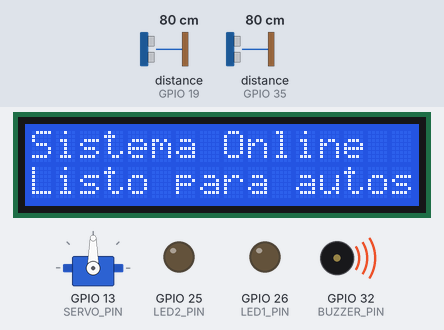
This program was run on a simulated ESP32. On the bench: 16×2 character LCD, servo, output pins drawn as LEDs (lit = HIGH), buzzer (waves = sounding, pin HIGH). Wiring (inferred from the names in the program): 2 × ultrasonic range finder: trigger GPIO 16, echo GPIO 35 / trigger GPIO 18, echo GPIO 19. Dashed ring = blinking. The inputs (shaded band) are chosen by the test bench; at power-on: distance to the obstacle (sensors on GPIO 19, GPIO 35) 80 cm. The echo pulse lasts 58.3 µs per cm; WiFi joins after 1.5 s; servers stay silent unless stated; no MQTT or app messages arrive unless stated; pins used as bus, display or sensor lines are not drawn; what the program prints to the serial monitor is not drawn.

Above: at 4.3 s.
4.4 s: distance to the obstacle (sensor on GPIO 19) set to 12 cm
7.4 s: distance to the obstacle (sensor on GPIO 35) set to 17 cm
9.0 s: distance to the obstacle (sensor on GPIO 35) set to 13 cm
At 9.41 s:
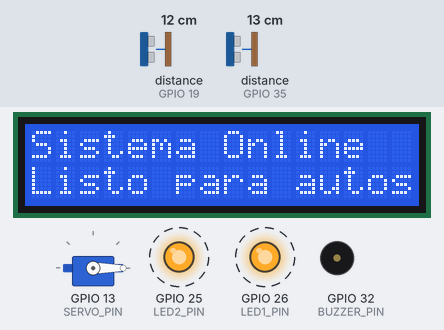
At 10.74 s:
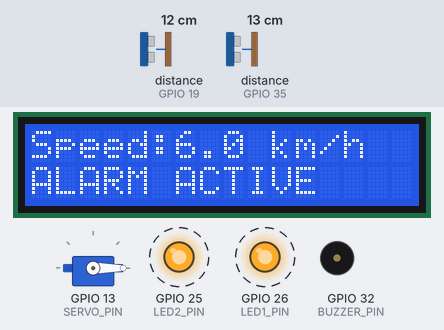
11.4 s: distance to the obstacle (sensor on GPIO 19) set to 4 cm
14.4 s: distance to the obstacle (sensor on GPIO 19) set to 35 cm
At 16.04 s:
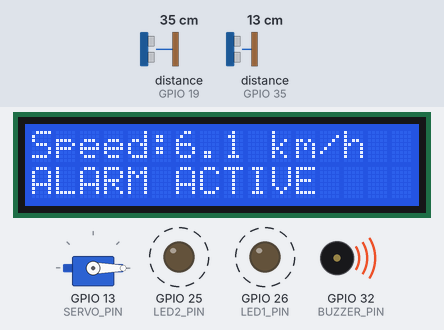
17.4 s: distance to the obstacle (sensor on GPIO 35) set to 9 cm
At 21.1 s:
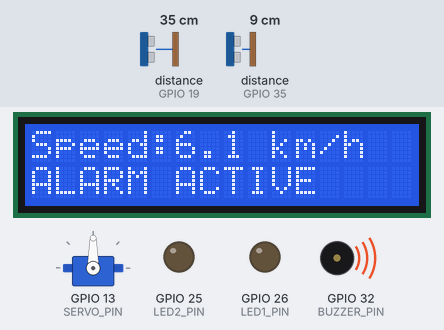
Timing chart, 0 to 21.4 s (numbered marks = the images above; inputs shaded):
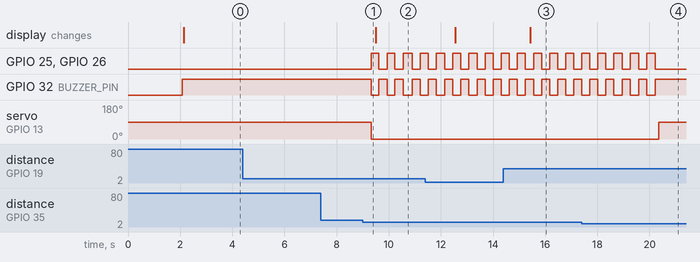

Measured:
- the behaviour switches between 16 and 15 cm on distance to the obstacle (sensor on GPIO 35) (found by bisection; images 0 and 1)
- after the input at 4.4 s, every drawn part: stays the same
- after the input at 7.4 s, every drawn part: stays the same
- after the input at 9.0 s, GPIO 25 (LED2_PIN), GPIO 26 (LED1_PIN), GPIO 32 (BUZZER_PIN): alternates HIGH for 0.31 s and LOW for 0.31 s, starting after 0.32 s; servo on GPIO 13 (SERVO_PIN): 90° → 0° after 0.33 s
- after the input at 14.4 s, the display: changes after 1.0 s (image 3)

The program:

main.cpp
```cpp
#include <Arduino.h>
#include "NetworkManager.h"
#include "AWSManager.h"
#include "UltrasonicSensor.h"
#include "SensorManager.h"
#include "SpeedManager.h"
#include "BarrierManager.h"
#include "AlarmManager.h"
#include "DisplayManager.h"
#include "StorageManager.h"

// ==========================================
// CONFIGURACIONES Y PARÁMETROS (HARDWARE/NUBE)
// ==========================================

const char* ssid     = "Galaxy A316AF1";
const char* password = "patatata";

const char* endpoint  = "a3pyx84p269dfq-ats.iot.us-east-1.amazonaws.com";
const char* thingName = "speed-02";

// Asignación de Pines GPIO
#define TRIG1 18
#define ECHO1 19
#define TRIG2 16
#define ECHO2 35

#define SDA_PIN 21
#define SCL_PIN 22

#define SERVO_PIN 13
#define BUZZER_PIN 32
#define LED1_PIN 26
#define LED2_PIN 25

// ==========================================
// INSTANCIACIÓN DE MÓDULOS (ALTA COHESIÓN)
// ==========================================

NetworkManager wifi("RadarSpeed_Portal");
AWSManager     aws(endpoint, thingName);
SensorManager  sensors(TRIG1, ECHO1, TRIG2, ECHO2);
StorageManager storage;

SpeedManager   speedManager(sensors, 0.12, 16); // 12cm distancia, 16cm umbral
BarrierManager barrier(SERVO_PIN, 90, 0);
AlarmManager   alarmManager(BUZZER_PIN, LED1_PIN, LED2_PIN);
DisplayManager display(0x27, 16, 2);

// ==========================================
// ESTADO LOCAL DE CONTROL (MÁQUINA DE ESTADOS)
// ==========================================

unsigned long lastEventTime    = 0;
const int     eventCooldown    = 3000; // Bloqueo de rebotes (ms)

bool          localAlarmActive = false;
unsigned long localAlarmStart  = 0;
const unsigned long alarmDuration = 5000; // Duración de alerta local (ms)

// ==========================================
// DECLARACIÓN DE SUB-FUNCIONES (SRP)
// ==========================================

void handleNewMeasurement(float speed);
void handleAlarmTimeout();
void synchronizeActuators();
void printSystemMetrics(bool alarmState, bool barrierState);

// ==========================================
// SETUP SYSTEM
// ==========================================

void setup() {
    Serial.begin(115200);

    // 1. ARRANCAR LA PANTALLA DE INMEDIATO (Feedback visual para evitar sustos)
    display.init(SDA_PIN, SCL_PIN);
    display.setLine1("Iniciando...");
    display.setLine2("Buscando Red...");
    display.update();
    delay(500);

    // 2. LANZAR EL PORTAL / CONEXIÓN (Si se queda congelado aquí, al menos la pantalla ya avisó)
    wifi.connect();

    // 3. INICIALIZAR EL RESTO DEL HARDWARE (Sensores y Actuadores)
    aws.init();
    sensors.init();
    barrier.init();
    alarmManager.init();

    // 4. NOTIFICAR ÉXITO DEL ECOSYSTEMA
    display.setLine1("Sistema Online");
    display.setLine2("Listo para autos");
    display.update();

    delay(1000);
}

// ==========================================
// LOOP PRINCIPAL (ORQUESTADOR ORDENADO)
// ==========================================

void loop() {
    // Red y Nube
    if (wifi.isConnected()) {
        aws.loop();
    }
    wifi.reconnect();
    display.setWifiStatus(wifi.isConnected());

    // Actualización de Telemetría Física
    speedManager.update();

    // Verificación de paso de vehículo
    if (speedManager.hasNewMeasurement() && (millis() - lastEventTime > eventCooldown)) {
        lastEventTime = millis();
        handleNewMeasurement(speedManager.getSpeed());
    }

    // Máquina de estados temporal y sincronización
    handleAlarmTimeout();
    synchronizeActuators();

    // Renderizado y ejecución de Hardware
    alarmManager.update();
    display.update();

    delay(10);
}

// ==========================================
// IMPLEMENTACIÓN DE MÓDULOS DE CONTROL
// ==========================================

/**
 * Procesa el evento completo de paso de un vehículo.
 * Publica tanto al Shadow (Estado) como al Tópico Analítico (Evento) sin discriminar velocidad.
 */
void handleNewMeasurement(float speed) {
    int speedLimit = aws.desiredSpeedLimit;
    bool exceeded  = speed > speedLimit;

    // Actualización UI inmediata
    display.showSpeed(speed, speedLimit);

    if (exceeded) {
        localAlarmActive = true;
        localAlarmStart = millis();
        display.showAlarm();
    }

    // Resolución de prioridades Lógica de negocio (Local vs Nube)
    bool combinedAlarmState   = localAlarmActive || aws.remoteAlarm;
    bool combinedBarrierState = localAlarmActive || aws.remoteBarrier;

    printSystemMetrics(combinedAlarmState, combinedBarrierState);

    // Mapeo del estado del objeto
    DeviceState state;
    state.deviceId      = thingName;
    state.currentSpeed  = speed;
    state.speedLimit    = speedLimit;
    state.alarm         = combinedAlarmState;
    state.barrierClosed = combinedBarrierState;
    state.systemStatus  = exceeded ? "alarm" : "online";

    // Envío Dual a AWS (Pipeline Cloud asíncrono)
    if (wifi.isConnected() && aws.isConnected()) {
        aws.publishState(state); // 1. Actualiza el Shadow (Gemelo Digital)
        aws.publishEvent(state); // 2. Publicación de tráfico global para DynamoDB Analítico
    }
}

/**
 * Monitorea el temporizador de la alarma local para restaurar la normalidad del sistema.
 */
void handleAlarmTimeout() {
    if (localAlarmActive && (millis() - localAlarmStart >= alarmDuration)) {
        localAlarmActive = false;
        Serial.println("[SYSTEM] Alarma local finalizada. Restaurando estado.");

        DeviceState state;
        state.deviceId      = thingName;
        state.currentSpeed  = 0;
        state.speedLimit    = aws.desiredSpeedLimit;
        state.alarm         = aws.remoteAlarm;
        state.barrierClosed = aws.remoteBarrier;
        state.systemStatus  = "online";

        if (wifi.isConnected() && aws.isConnected()) {
            aws.publishState(state);
            aws.publishEvent(state);
        }
    }
}

/**
 * Acopla los estados lógicos calculados con los actuadores físicos.
 */
void synchronizeActuators() {
    bool targetAlarm   = localAlarmActive || aws.remoteAlarm;
    bool targetBarrier = localAlarmActive || aws.remoteBarrier;

    if (targetAlarm) {
        alarmManager.activate();
    } else {
        alarmManager.deactivate();
    }

    if (targetBarrier) {
        barrier.close();
    } else {
        barrier.open();
    }
}

/**
 * Imprime métricas del sistema de forma limpia en el puerto serial.
 */
void printSystemMetrics(bool alarmState, bool barrierState) {
    Serial.println("\n--- [VEHICLE EVENT DETECTED] ---");
    Serial.printf("Actuator Alarm State:   %s\n", alarmState ? "ACTIVE" : "INACTIVE");
    Serial.printf("Actuator Barrier State: %s\n", barrierState ? "CLOSED" : "OPEN");
    Serial.println("--------------------------------");
}
```

device_cert.h
```cpp
// device_cert.h -> 2f2a15b0e7ad008a48284c9ad7a129cbff6fd28cf32ca9d2e85c8be22251a884-certificate.pem.crt
#pragma once

const char* DEVICE_CERT = R"EOF(
-----BEGIN CERTIFICATE-----
MIIDWTCCAkGgAwIBAgIUVFrnUXH+wSQ2WE2NPR0joCDvAqgwDQYJKoZIhvcNAQEL
BQAwTTFLMEkGA1UECwxCQW1hem9uIFdlYiBTZXJ2aWNlcyBPPUFtYXpvbi5jb20g
SW5jLiBMPVNlYXR0bGUgU1Q9V2FzaGluZ3RvbiBDPVVTMB4XDTI2MDUyNTIxMjUw
OFoXDTQ5MTIzMTIzNTk1OVowHjEcMBoGA1UEAwwTQVdTIElvVCBDZXJ0aWZpY2F0
ZTCCASIwDQYJKoZIhvcNAQEBBQADggEPADCCAQoCggEBAL0ivQLVZML0d1LNpAsQ
y3TZ6piCBWJO8bFMgfYZ0GUQazs91HUc4BLcunenjo6D1AanPY9w1weP6XoJJxnO
vUpfllBZ1NzHyy9Sj7YpdYn/Wgbx0bFMDOuTswDKH5iIOZnY89+9D9vwYNHksfUT
plFvmVNKym43mmuv2aNH6r3ReIGKtqYcGO8lhrcmI8dkCqTSB+ous98haOCF05wI
wlCzOIkvRCNvVGKLgwZawEnXnHH/tQr8VFEYhC5Nb0zcqWkPI6JeSSTARSR4/eZC
tCySKAW3VZqKKiW70jXCyZicKN3o1pRGh2NvmB01Q6ipjGX0ealP0ilhKqlT9fvC
XbMCAwEAAaNgMF4wHwYDVR0jBBgwFoAULI+C8rZKLfgXQix/Zu8yT/eV3RIwHQYD
VR0OBBYEFPzRJpUauSwFGlHKed3lsGvKaA0fMAwGA1UdEwEB/wQCMAAwDgYDVR0P
AQH/BAQDAgeAMA0GCSqGSIb3DQEBCwUAA4IBAQCBBPimCAn0nojBIhbQFY+/H1Zq
2yrN+/azXkXzqNlsJGN3JLoR3L/yZtgHWVWiFeFHK0jIjOP0kMws+QvqVIpHIk+T
PQsK7bevdE0geIWsoWrdTNl7NOOrwjLO8qBEvRm0g5ThFXkXr5lt7Zdw2nf6Cu6j
uOdx67n6xNnaMOFWShgbCRC8VdYjdSXy5LzP6xhMlkW1c7B9rcpAomT09egkGZd7
/X/i9IZ7W+SlEgbCLrAncsAOf6hTzYS/RGKwKJ85fNeHRiSVpsU2F1BMdWW50Zqp
lM4ebLDpQjBWlIqA1R9kNmGi93SncQsSP2Udsel5jp1QNO73QwnBwSe1qoRo
-----END CERTIFICATE-----
)EOF";
```

root_ca.h
```cpp
// root_ca.h -> AmazonRootCA1.pem
#pragma once

const char* AWS_ROOT_CA = R"EOF(
-----BEGIN CERTIFICATE-----
MIIDQTCCAimgAwIBAgITBmyfz5m/jAo54vB4ikPmljZbyjANBgkqhkiG9w0BAQsF
ADA5MQswCQYDVQQGEwJVUzEPMA0GA1UEChMGQW1hem9uMRkwFwYDVQQDExBBbWF6
b24gUm9vdCBDQSAxMB4XDTE1MDUyNjAwMDAwMFoXDTM4MDExNzAwMDAwMFowOTEL
MAkGA1UEBhMCVVMxDzANBgNVBAoTBkFtYXpvbjEZMBcGA1UEAxMQQW1hem9uIFJv
b3QgQ0EgMTCCASIwDQYJKoZIhvcNAQEBBQADggEPADCCAQoCggEBALJ4gHHKeNXj
ca9HgFB0fW7Y14h29Jlo91ghYPl0hAEvrAIthtOgQ3pOsqTQNroBvo3bSMgHFzZM
9O6II8c+6zf1tRn4SWiw3te5djgdYZ6k/oI2peVKVuRF4fn9tBb6dNqcmzU5L/qw
IFAGbHrQgLKm+a/sRxmPUDgH3KKHOVj4utWp+UhnMJbulHheb4mjUcAwhmahRWa6
VOujw5H5SNz/0egwLX0tdHA114gk957EWW67c4cX8jJGKLhD+rcdqsq08p8kDi1L
93FcXmn/6pUCyziKrlA4b9v7LWIbxcceVOF34GfID5yHI9Y/QCB/IIDEgEw+OyQm
jgSubJrIqg0CAwEAAaNCMEAwDwYDVR0TAQH/BAUwAwEB/zAOBgNVHQ8BAf8EBAMC
AYYwHQYDVR0OBBYEFIQYzIU07LwMlJQuCFmcx7IQTgoIMA0GCSqGSIb3DQEBCwUA
A4IBAQCY8jdaQZChGsV2USggNiMOruYou6r4lK5IpDB/G/wkjUu0yKGX9rbxenDI
U5PMCCjjmCXPI6T53iHTfIUJrU6adTrCC2qJeHZERxhlbI1Bjjt/msv0tadQ1wUs
N+gDS63pYaACbvXy8MWy7Vu33PqUXHeeE6V/Uq2V8viTO96LXFvKWlJbYK8U90vv
o/ufQJVtMVT8QtPHRh8jrdkPSHCa2XV4cdFyQzR1bldZwgJcJmApzyMZFo6IQ6XU
5MsI+yMRQ+hDKXJioaldXgjUkK642M4UwtBV8ob2xJNDd2ZhwLnoQdeXeGADbkpy
rqXRfboQnoZsG4q5WTP468SQvvG5
-----END CERTIFICATE-----
)EOF";
```

AWSManager.cpp
```cpp
#include "AWSManager.h"

#include <ArduinoJson.h>

#include "certs/root_ca.h"
#include "certs/device_cert.h"
#include "certs/private_key.h"

AWSManager* AWSManager::instance = nullptr;

AWSManager::AWSManager(
    const char* endpoint,
    const char* thingName
)
: client(net),
  endpoint(endpoint),
  thingName(thingName) {

    instance = this;

    desiredSpeedLimit = 3;///limite de velocidad (km/h)
    remoteAlarm = false;
    remoteBarrier = false;

    updateTopic =
        "$aws/things/" +
        String(thingName) +
        "/shadow/update";

    deltaTopic =
        "$aws/things/" +
        String(thingName) +
        "/shadow/update/delta";
}

void AWSManager::init() {

    net.setCACert(AWS_ROOT_CA);
    net.setCertificate(DEVICE_CERT);
    net.setPrivateKey(PRIVATE_KEY);

    client.setServer(endpoint, 8883);

    client.setCallback(callbackStatic);

    client.setKeepAlive(60);
}

void AWSManager::connect() {

    if(client.connected()) {
        return;
    }

    Serial.println("Conectando AWS IoT...");

    if(client.connect(thingName)) {

        Serial.println("AWS conectado");

        String topic =
            "$aws/things/" +
            String(thingName) +
            "/shadow/update/delta";

        client.subscribe(topic.c_str());

        Serial.println("Shadow subscribed");

    } else {

        Serial.print("AWS ERROR rc=");

        Serial.println(client.state());
    }
}

void AWSManager::loop() {
    static unsigned long lastReconnect = 0;

    if (
        !client.connected()
        &&
        millis() - lastReconnect > 5000
    ) {

        lastReconnect = millis();

        connect();
    }

    client.loop();
}

void AWSManager::callbackStatic(
    char* topic,
    byte* payload,
    unsigned int length
) {

    if (instance) {
        instance->callback(topic, payload, length);
    }
}

void AWSManager::callback(
    char* topic,
    byte* payload,
    unsigned int length
) {

    Serial.println("MENSAJE MQTT RECIBIDO");

    Serial.print("TOPIC: ");
    Serial.println(topic);

    String message;

    for(int i = 0; i < length; i++) {
        message += (char)payload[i];
    }

    Serial.println(message);

    StaticJsonDocument<256> doc;

    DeserializationError error =
        deserializeJson(doc, payload, length);

    if (error) return;

    if (doc["state"].containsKey("speedLimit")) {

        desiredSpeedLimit =
            doc["state"]["speedLimit"];

        Serial.print("Nuevo limite: ");
        Serial.println(desiredSpeedLimit);
    }

    if(doc["state"].containsKey("alarm")) {

        remoteAlarm =
            doc["state"]["alarm"];
        Serial.print("Remote alarm: ");
        Serial.println(remoteAlarm);

        DeviceState state;

        state.deviceId = "speed-01";
        state.currentSpeed = 0;
        state.speedLimit = desiredSpeedLimit;
        state.alarm = remoteAlarm;
        state.barrierClosed = remoteBarrier;
        state.systemStatus = "online";

        publishState(state);
    }

    if(doc["state"].containsKey("barrier")) {

        remoteBarrier =
            doc["state"]["barrier"];
        Serial.print("Remote barrier: ");
        Serial.println(remoteBarrier);

        DeviceState state;

        state.deviceId = "speed-01";
        state.currentSpeed = 0;
        state.speedLimit = desiredSpeedLimit;
        state.alarm = remoteAlarm;
        state.barrierClosed = remoteBarrier;
        state.systemStatus = "online";

        publishState(state);

    }
    Serial.println("------ ESTADO AWS ------");

    Serial.print("desiredSpeedLimit = ");
    Serial.println(desiredSpeedLimit);

    Serial.print("remoteAlarm = ");
    Serial.println(remoteAlarm);

    Serial.print("remoteBarrier = ");
    Serial.println(remoteBarrier);

    Serial.println("------------------------");
}

void AWSManager::publishState(DeviceState state) {

    StaticJsonDocument<256> doc;

    doc["state"]["reported"]["deviceId"] =
        state.deviceId;

    doc["state"]["reported"]["currentSpeed"] =
        state.currentSpeed;

    doc["state"]["reported"]["speedLimit"] =
        state.speedLimit;

    doc["state"]["reported"]["alarm"] =
        state.alarm;

    doc["state"]["reported"]["barrier"] =
        state.barrierClosed;

    doc["state"]["reported"]["systemStatus"] =
        state.systemStatus;

    char buffer[512];

    serializeJson(doc, buffer);

    bool ok = client.publish(
        updateTopic.c_str(),
        buffer
    );

    if(ok) {

        Serial.println("Shadow actualizado");

    } else {

        Serial.println("ERROR publicando shadow");
    }
}

void AWSManager::publishEvent(DeviceState state) {

    StaticJsonDocument<256> doc;

    doc["currentSpeed"] = state.currentSpeed;
    doc["speedLimit"] = state.speedLimit;
    doc["alarm"] = state.alarm;

    char buffer[256];
    serializeJson(doc, buffer);

    bool ok = client.publish(
        "speed-monitor/data",
        buffer
    );

    if(ok) {
        Serial.println("Evento enviado a DynamoDB!");
    } else {
        Serial.println("ERROR publicando evento analítico");
    }
}

bool AWSManager::isConnected() {

    return client.connected();
}
```

AWSManager.h
```cpp
#pragma once

#include <WiFiClientSecure.h>
#include <PubSubClient.h>

struct DeviceState {
    String deviceId;
    float currentSpeed;
    int speedLimit;

    bool alarm;
    bool barrierClosed;

    String systemStatus;
};

class AWSManager {
private:
    WiFiClientSecure net;
    PubSubClient client;


    const char* endpoint;
    const char* thingName;

    String updateTopic;
    String deltaTopic;

    static AWSManager* instance;

    static void callbackStatic(
        char* topic,
        byte* payload,
        unsigned int length
    );

    void callback(
        char* topic,
        byte* payload,
        unsigned int length
    );

public:
    AWSManager(
        const char* endpoint,
        const char* thingName
    );

    void init();

    void connect();

    void loop();

    void publishState(DeviceState state);

    void publishEvent(DeviceState state);

    int desiredSpeedLimit;
    bool remoteAlarm;
    bool remoteBarrier;

    bool isConnected();
};
```

AlarmManager.cpp
```cpp
#include "AlarmManager.h"

AlarmManager::AlarmManager(
    int buzzer,
    int led1,
    int led2
) {

    buzzerPin = buzzer;

    led1Pin = led1;
    led2Pin = led2;

    active = false;

    lastBlink = 0;
    blinkState = false;

    blinkInterval = 300;
}

void AlarmManager::init() {

    pinMode(buzzerPin, OUTPUT);

    digitalWrite(buzzerPin, HIGH);

    pinMode(led1Pin, OUTPUT);
    pinMode(led2Pin, OUTPUT);

    digitalWrite(led1Pin, LOW);
    digitalWrite(led2Pin, LOW);

    active = false;
}

void AlarmManager::activate() {

    active = true;

    //digitalWrite(buzzerPin, LOW);
}

void AlarmManager::deactivate() {

    active = false;

    digitalWrite(buzzerPin, HIGH);

    digitalWrite(led1Pin, LOW);
    digitalWrite(led2Pin, LOW);
}

void AlarmManager::update() {

    if(!active) return;

    if(millis() - lastBlink > blinkInterval) {

        lastBlink = millis();

        blinkState = !blinkState;

        digitalWrite(led1Pin, blinkState);
        digitalWrite(led2Pin, blinkState);

        // HIGH trigger
        digitalWrite(
            buzzerPin,
            blinkState ? LOW : HIGH
        );
    }
}

bool AlarmManager::isActive() {
    return active;
}
```

AlarmManager.h
```cpp
#pragma once

#include <Arduino.h>

class AlarmManager {
private:
    int buzzerPin;

    int led1Pin;
    int led2Pin;

    bool active;

    unsigned long lastBlink;
    bool blinkState;

    int blinkInterval;

public:
    AlarmManager(
        int buzzer,
        int led1,
        int led2
    );

    void init();

    void activate();

    void deactivate();

    void update();

    bool isActive();

};
```

BarrierManager.cpp
```cpp
#include "BarrierManager.h"

BarrierManager::BarrierManager(
    int pin,
    int openPos,
    int closedPos
) {

    servoPin = pin;

    openAngle = openPos;
    closedAngle = closedPos;

    barrierClosed = false;
}

void BarrierManager::init() {

    servo.setPeriodHertz(50);
    servo.attach(servoPin, 500, 2400);

    open();
}

void BarrierManager::open() {

    servo.write(openAngle);

    barrierClosed = false;
}

void BarrierManager::close() {

    servo.write(closedAngle);

    barrierClosed = true;
}

bool BarrierManager::isClosed() {
    return barrierClosed;
}
```

BarrierManager.h
```cpp
#pragma once

#include <Arduino.h>
#include <ESP32Servo.h>

class BarrierManager {
private:
    Servo servo;

    int servoPin;

    int openAngle;
    int closedAngle;

    bool barrierClosed;

public:
    BarrierManager(
        int pin,
        int openPos = 90,
        int closedPos = 0
    );

    void init();

    void open();

    void close();

    bool isClosed();
};
```

Source omitted: DisplayManager.cpp (1409 bytes), DisplayManager.h (605 bytes), NetworkManager.cpp (3198 bytes), NetworkManager.h (370 bytes), SensorManager.cpp (698 bytes), SensorManager.h (444 bytes), SpeedManager.cpp (2148 bytes), SpeedManager.h (487 bytes), StorageManager.cpp (641 bytes), StorageManager.h (348 bytes), UltrasonicSensor.cpp (2084 bytes), UltrasonicSensor.h (378 bytes) and 1 more
